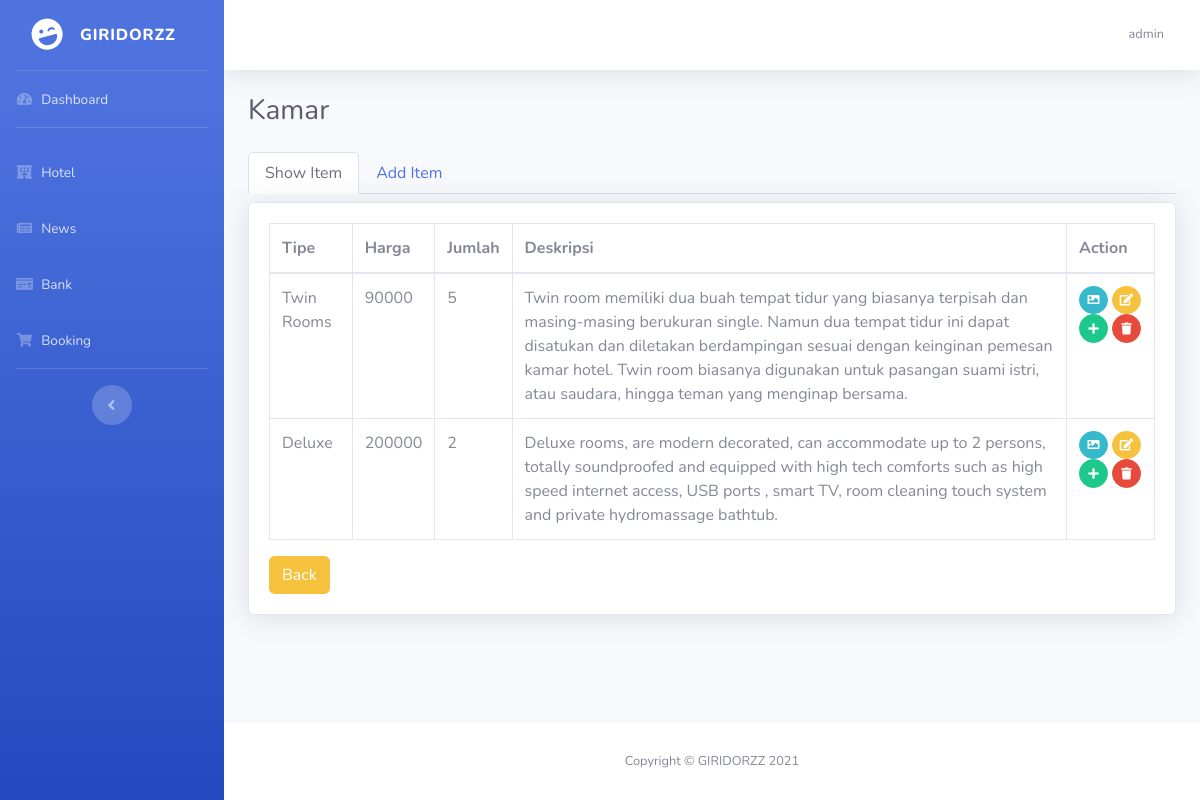
Screenshot of /admin/hotel/kamar/kamar.php?id=28 (signed in) with the database file from the repository.
### tables this page shows
CREATE TABLE `sb_user` (
  `username` varchar(100) NOT NULL,
  `email` varchar(100) NOT NULL,
  `password` varchar(100) NOT NULL
);

CREATE TABLE `kamar` (
  `idKamar` int(11) NOT NULL,
  `hotelId` int(11) DEFAULT NULL,
  `tipeKamar` varchar(255) NOT NULL,
  `deskripsiKamar` text NOT NULL,
  `hargaKamar` int(11) NOT NULL,
  `jumlahKamar` int(11) NOT NULL
);

### admin/hotel/kamar/tables_kamar.php (the view)
<?php
require '../../db_conn.php';
$idHotel = $_GET['id'];
$result = mysqli_query($conn, "SELECT * FROM kamar WHERE hotelId = $idHotel") or die(mysqli_error($conn));
while ($data = mysqli_fetch_array($result)) {
  $rows[] = $data;
}
?>
<div class="tab-pane fade show active" id="show-item" role="tabpanel" aria-labelledby="home-tab">
  <div class="card shadow mb-4 mt-2">
    <div class="card-body">
      <div class="table-responsive">
        <table class="table table-bordered" id="dataTable" width="100%" cellspacing="0">
          <thead>
            <tr>
              <th>Tipe</th>
              <th>Harga</th>
              <th>Jumlah</th>
              <th>Deskripsi</th>
              <th>Action</th>
            </tr>
          </thead>
          <tbody>
            <?php
            if (!empty($rows)) {
              foreach ($rows as $row) : $idKamar = $row['idKamar'] ?>
                <tr>
                  <td><?= $row['tipeKamar'] ?></td>
                  <td><?= $row['hargaKamar'] ?></td>
                  <td><?= $row['jumlahKamar'] ?></td>
                  <td><?= $row['deskripsiKamar'] ?></td>
                  <td>
                    <a href="show_image_kamar.php?id=<?= $row['idKamar'] ?>" class="btn btn-info btn-circle btn-sm"><i class="fas fa-image"></i></a>
                    <a href="show_edit_kamar.php?id=<?= $idHotel ?>&idKamar=<?= $row['idKamar'] ?>" class="btn btn-warning btn-circle btn-sm "><i class="fas fa-edit"></i></a>
                    <a href="../fasilitasKamar/show_fasilitas.php?id=<?= $row['idKamar'] ?>&idHotel=<?= $idHotel ?>" class="btn btn-success btn-circle btn-sm"><i class="fas fa-plus"></i></a>
                    <a href="process.php?delete=<?= $idKamar  ?>&idHotel=<?= $idHotel ?>" class="btn btn-danger btn-circle btn-sm"><i class="fas fa-trash"></i>
                    </a>
                  </td>
                </tr>
            <?php endforeach;
            } ?>
          </tbody>
        </table>
        <a href="../hotel.php " class="btn btn-warning">Back</a>
      </div>
    </div>
  </div>
</div>

### admin/hotel/kamar/header.php (shortened to what this page needs)
<?php
require '../../db_conn.php';
$admin = $conn->query("SELECT username from sb_user");
while ($username = mysqli_fetch_array($admin)) {
  $result =  $username["username"];
}
?>
<!DOCTYPE html>
<html lang="en">
<head>
  <link href="../../vendor/fontawesome-free/css/all.min.css" rel="stylesheet" type="text/css">
  <link href="../../css/sb-admin-2.min.css" rel="stylesheet">
</head>
<body id="page-top">
  <div id="wrapper">
    <ul class="navbar-nav bg-gradient-primary sidebar sidebar-dark accordion" id="accordionSidebar">
      <a class="sidebar-brand d-flex align-items-center justify-content-center" href="#">
        <div class="sidebar-brand-icon rotate-n-15">
          <i class="fas fa-laugh-wink"></i>
        </div>
        <div class="sidebar-brand-text mx-3">GIRIDORZZ</div>
      </a>
      <hr class="sidebar-divider my-0">
      <li class="nav-item">
        <a class="nav-link" href="index.html">
          <i class="fas fa-fw fa-tachometer-alt"></i>
          <span>Dashboard</span></a>
      </li>
      <hr class="sidebar-divider">
      <li class="nav-item">
        <a class="nav-link collapsed" href="../hotel.php">
          <i class=" fas fa-fw fa-hotel"></i>
          <span>Hotel</span>
        </a>
      </li>
      <li class="nav-item">
        <a class="nav-link collapsed" href="../news/news.php">
          <i class=" fas fa-fw fa-newspaper"></i>
          <span>News</span>
        </a>
      </li>
      <li class="nav-item">
        <a class="nav-link collapsed" href="../bank/bank.php">
          <i class=" fas fa-fw fa-money-check"></i>
          <span>Bank</span>
        </a>
      </li>
      <li class="nav-item">
        <a class="nav-link collapsed" href="../booking/booking.php">
          <i class=" fas fa-fw fa-shopping-cart"></i>
          <span>Booking</span>
        </a>
      </li>
      <hr class="sidebar-divider d-none d-md-block">
      <div class="text-center d-none d-md-inline">
        <button class="rounded-circle border-0" id="sidebarToggle"></button>
      </div>
    </ul>
    <div id="content-wrapper" class="d-flex flex-column">
      <div id="content">
        <nav class="navbar navbar-expand navbar-light bg-white topbar mb-4 static-top shadow">
          <ul class="navbar-nav ml-auto">
            <li class="nav-item dropdown no-arrow">
              <a class="nav-link dropdown-toggle" href="#" id="userDropdown" role="button" data-toggle="dropdown" aria-haspopup="true" aria-expanded="false">
                <span class="mr-2 d-none d-lg-inline text-gray-600 small"><?= $result ?></span>
              </a>
            </li>
          </ul>
        </nav>

### rows the page displays
sb_user: username "admin"
kamar: tipeKamar "Twin Rooms", hargaKamar "90000", jumlahKamar "5", deskripsiKamar "Twin room memiliki dua buah tempat tidur yang biasanya terpisah dan masing-masing berukuran single. Namun dua tempat tidur ini dapat disatukan dan diletakan berdampingan sesuai dengan keinginan pemesan kamar hotel. Twin room biasanya digunakan untuk pasangan suami istri, atau saudara, hingga teman yang menginap bersama."
kamar: tipeKamar "Deluxe", hargaKamar "200000", jumlahKamar "2", deskripsiKamar "Deluxe rooms, are modern decorated, can accommodate up to 2 persons, totally soundproofed and equipped with high tech comforts such as high speed internet access, USB ports , smart TV, room cleaning touch system and private hydromassage bathtub."
